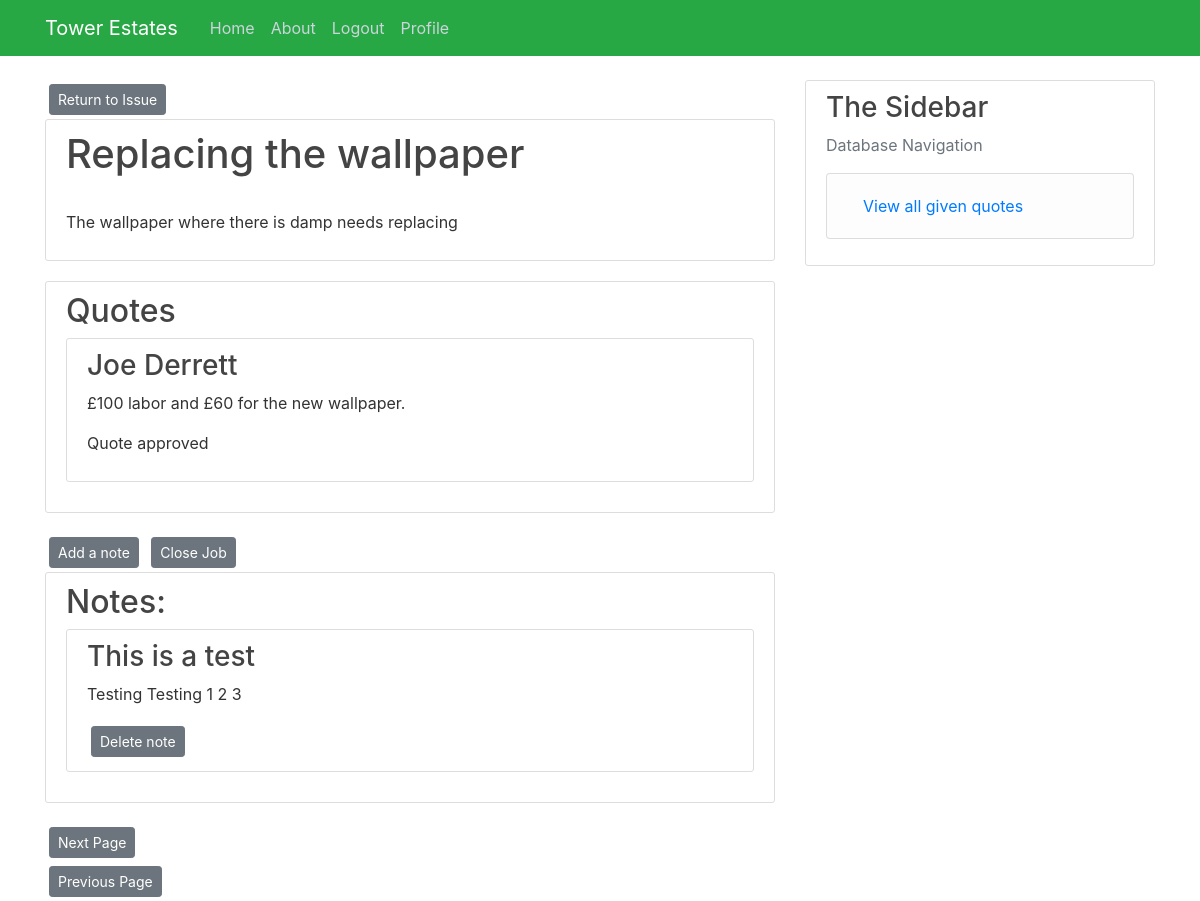
The page /Job/3 (signed in) on the database as committed earlier.
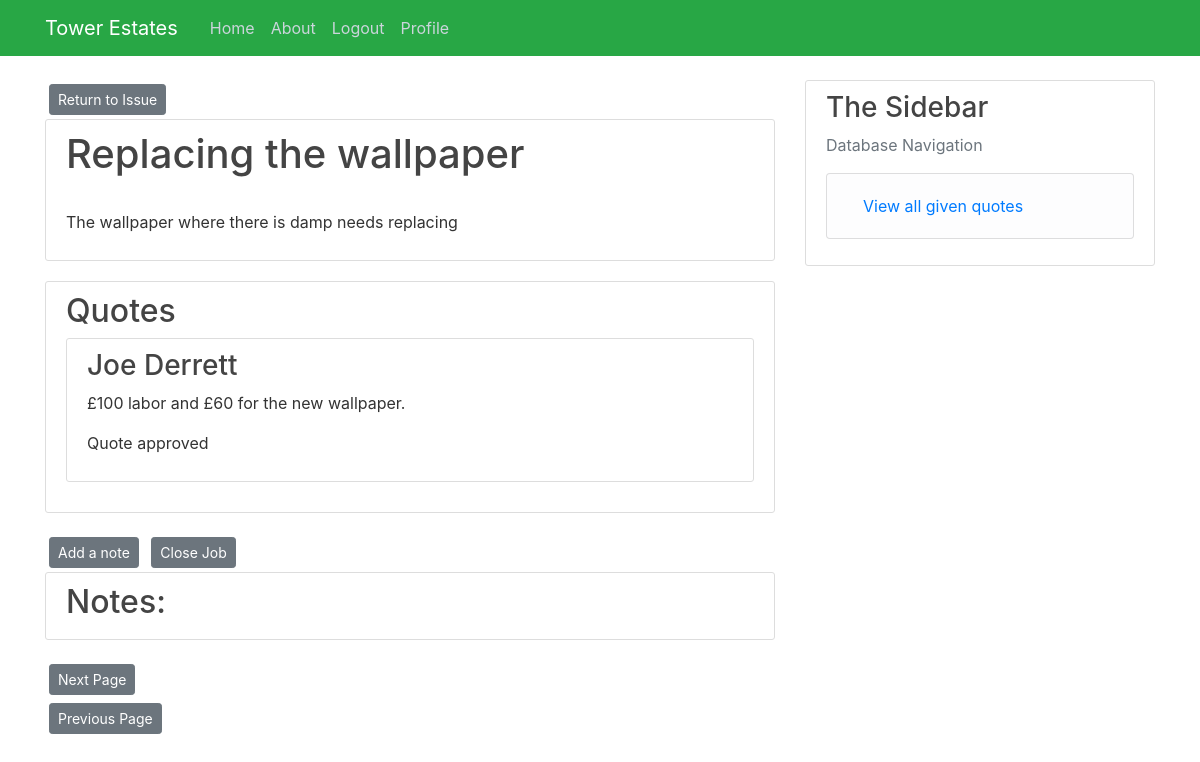
The same page on the database as committed later.
### Tower/models.py (models this page shows, shortened)
class Jobs(db.Model):
    job_id = db.Column(db.Integer, primary_key=True)
    summary = db.Column(db.String(100), nullable=False)
    content = db.Column(db.String(500), nullable=False)
    opened = db.Column(db.DateTime, nullable=False, default=datetime.utcnow())
    closed = db.Column(db.Boolean, default=False)
    issue = db.Column(db.Integer, db.ForeignKey("issue.issue_id"), nullable=False)
    quotes = db.relationship("Quotes", backref="Jobs", lazy=True, cascade="all, delete-orphan")
    notes = db.relationship("Jobs_Notes", backref="Jobs", lazy=True, cascade="all, delete-orphan")

class Quotes(db.Model):
    quote_id = db.Column(db.Integer, primary_key=True)
    created = db.Column(db.DateTime, default=datetime.utcnow)
    content = db.Column(db.String(500), nullable=False)
    chosen = db.Column(db.Boolean, default=False)
    job = db.Column(db.Integer, db.ForeignKey("jobs.job_id"), nullable=False)
    contractor = db.Column(db.Integer, db.ForeignKey("user.user_id"), nullable=False)

class User(db.Model, UserMixin):
    user_id = db.Column(db.Integer, primary_key=True)
    name = db.Column(db.String(55), nullable=False)
    phone_number= db.Column(db.String(15), nullable=False)
    role= db.Column(db.String(12), nullable=False)
    email = db.Column(db.String(120), unique=True, nullable=False)
    business= db.Column(db.String(150), nullable=True)
    password = db.Column(db.String(64), nullable=False)
    properties = db.relationship("Properties",cascade="all, delete-orphan" ,backref="User", lazy=True)
    occupants = db.relationship("Tenancies", backref="User", secondary=occupants, lazy=True)
    contractor = db.relationship("Quotes", cascade="all, delete-orphan",backref="User", lazy=True)

class Jobs_Notes(db.Model):
    note_id = db.Column(db.Integer, primary_key=True)
    job = db.Column(db.Integer, db.ForeignKey("jobs.job_id"), nullable=False)
    title = db.Column(db.String(100), nullable=False)
    content = db.Column(db.String(500), nullable=False)
    post_time = db.Column(db.DateTime, default=datetime.utcnow)

### Tower/routes.py (the view)
@app.route("/Job/<int:job_id>")
@login_required
def Job(job_id):
    page = request.args.get("page", 1, type=int)
    job = db.session.query(Jobs).filter(Jobs.job_id == job_id).first()
    quotes = db.session.query(Quotes, User).outerjoin(Quotes, User.user_id == Quotes.contractor).filter(
        Quotes.job == job_id).all()
    approved = False
    for quote in quotes:
        if quote.Quotes.chosen == True:
            approved = True
    data = db.session.query(Jobs_Notes).filter_by(job = job_id)
    notes = data.paginate(page, per_page=5)
    next_url = url_for("Job", page=notes.next_num) \
        if notes.has_next else None
    prev_url = url_for("Job", page=notes.prev_num) \
        if notes.has_prev else None
    return render_template("Job.html", title="Job page", job=job, quotes=quotes, approved=approved, notes=notes, next_url=next_url, prev_url=prev_url)

### Tower/models.py (called while the page is built)
@login_manager.user_loader
def load_user(user_id):
    return User.query.get(int(user_id))

### Tower/templates/Job.html (shortened to what this page needs)
{% extends "layout.html" %}
{% block content %}
<a class="btn btn-secondary btn-sm m-1" href="{{url_for('Issue_page', issue_id = job.issue) }}">Return to Issue</a>
<div class="content-section">
    <h2 class="account-heading"> {{ job.summary }}</h2>
    <br>
    <p>{{job.content}}</p>
</div>
<div class="content-section">
    <h2 class="article-title">Quotes</h2>
    {% for thing in quotes %}
        <div class="content-section">
            <h3> {{thing.User.name}}</h3>
            <p> {{thing.Quotes.content}} </p>
            {% if thing.Quotes.chosen == True %}
            <p>Quote approved</p>
            {% endif %}
        </div>
    {% endfor %}
</div>
<div>
    {%if job.closed == False%}
    <a class="btn btn-secondary btn-sm m-1" href=" {{url_for('add_job_note', job_id = job.job_id)}}">Add a note</a>
    <a class="btn btn-secondary btn-sm m-1" href=" {{url_for('job_closing', job_id = job.job_id)}}">Close Job</a>
    {% endif %}
</div>
<div class="content-section">
    <h2 class="article-title">Notes: </h2>
    {% for note in notes.items %}
    <div class="content-section">
        <h3>{{note.title}}</h3>
        <p>{{note.content}}</p>
        <a class="btn btn-secondary btn-sm m-1" href=" {{url_for('delete_job_note', note_id = note.note_id)}}">Delete note</a>
    </div>
    {%endfor%}
</div>
<div>
    <a class="btn btn-secondary btn-sm m-1" href=" {{next_url}}">Next Page</a>
</div>
<div>
    <a class="btn btn-secondary btn-sm m-1" href=" {{prev_url}}">Previous Page</a>
</div>
{% endblock content %}

### Tower/templates/layout.html (shortened to what this page needs)
<!DOCTYPE html>
<html lang="en">
<head>
    <link rel="stylesheet" href="https://stackpath.bootstrapcdn.com/bootstrap/4.5.2/css/bootstrap.min.css"
>
    <link rel="stylesheet" type="text/css" href="{{url_for('static', filename='main.css') }}">
</head>
<body>
<header class="site-header">
    <nav class="navbar navbar-expand-md navbar-dark bg-success fixed-top">
        <div class="container">
            <a class="navbar-brand mr-4" href="/">Tower Estates</a>
            <div class="collapse navbar-collapse" id="navbarToggle">
                <div class="navbar-nav mr-auto">
                    <a class="nav-item nav-link" href="{{ url_for('home') }}">Home</a>
                    <a class="nav-item nav-link" href="{{ url_for('about') }}">About</a>
                    {% if current_user.is_authenticated %}
                    <a class="nav item nav-link" href="{{ url_for('logout') }}">Logout</a>
                    {% else %}
                    <a class="nav-item nav-link" href="{{ url_for('login') }}">Login</a>
                    {% endif %}
                    {% if current_user.role == ('Contractor') %}
                    <a class="nav-item nav-link" href="{{ url_for('Contractor', user_id = current_user.user_id)}}">Profile</a>
                    {% endif %}
                </div>
            </div>
        </div>
    </nav>
</header>
<main role="main" class="container">
    <div class="row">
        <div class="col-md-8">
            {% block content %}{% endblock %}
        </div>
        {% if current_user.is_authenticated %}
        <div class="col-md-4">
            <div class="content-section">
                <h3>The Sidebar</h3>
                <p class='text-muted'> Database Navigation
                <ul class="list-group">
                    {% if current_user.role == ('Admin') %}
                    <li class="list-group-item list-group-item-light"><a class="nav-item nav-link"
                                                                         href="{{ url_for('search_users') }}">Search
                        Users</a></li>
                    <li class="list-group-item list-group-item-light"><a class="nav-item nav-link"
                                                                         href="{{ url_for('register') }}">Register a New
                        User</a></li>
                    <li class="list-group-item list-group-item-light"><a class="nav-item nav-link"
                                                                         href="{{ url_for('new_property') }}">New
                        Property</a></li>
                    <li class="list-group-item list-group-item-light"><a class="nav-item nav-link"
                                                                         href="{{ url_for('new_tenancy') }}">New
                        Tenancy</a></li>
                    <li class="list-group-item list-group-item-light"><a class="nav-item nav-link"
                                                                         href="{{ url_for('add_tenant') }}"> Add A
                        Tenant to a Tenancy</a></li>
                    <li class="list-group-item list-group-item-light"><a class="nav-item nav-link"
                                                                         href="{{url_for('search_properties') }}">
                        Search Properties</a></li>
                    <li class="list-group-item list-group-item-light"><a class="nav-item nav-link"
                                                                         href="{{ url_for('all_issues') }}">
                        View all open issues</a></li>
                    <li class="list-group-item list-group-item-light"><a class="nav-item nav-link"
                                                                         href="{{ url_for('all_users') }}">
                        View all users</a></li>
                    {%elif current_user.role == ('Landlord') %}
                <li class="list-group-item list-group-item-light"><a class<a class="nav-item nav-link" href="{{url_for('Landlord_issues')}}"> View all issues</a></li>
                    {%elif current_user.role == ('Contractor')%}
                <li class="list-group-item list-group-item-light"><a class<a class="nav-item nav-link" href="{{url_for('contractor_all_quotes', user_id = current_user.user_id)}}"> View all given quotes</a></li>
                    {%endif%}
                </ul>
                </p>
            </div>
        {%endif%}
        </div>
    </div>
</main>
</body>
</html>

### Tower/Static/main.css (style rules this page uses)
body { background: #ffffff; color: #333333; margin-top: 5rem; }
h1, h2, h3, h4, h5, h6 { color: #444444; }
.site-header .navbar-nav .nav-link { color: #cbd5db; }
.content-section { background: #ffffff; padding: 10px 20px; border: 1px solid #dddddd; border-radius: 3px; margin-bottom: 20px; }
.article-title { color: #444444; }
.account-heading { font-size: 2.5rem; }

Rows that differ between the two databases and show on the page:
removed Jobs_Notes: title "This is a test", content "Testing Testing 1 2 3"
